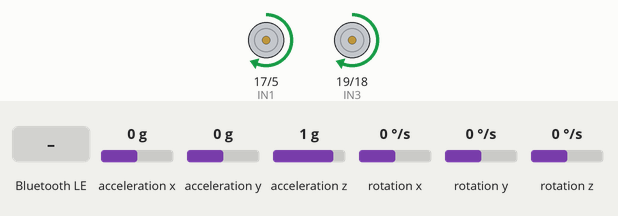
Recording of a sketch running on a simulated ESP32. Parts: motor-driver pin pairs drawn as motors (green arrow = first pin HIGH = forward, orange = second pin HIGH = backward, longer = more drive, scaled by the enable pin). Wiring (inferred from the names in the program): MPU-6050 motion sensor at I2C address 0x68. Inputs (shaded band) come from the test bench; at power-on: acceleration y 0 g, rotation x 0 °/s, acceleration x 0 g, acceleration z 1 g, rotation y 0 °/s, rotation z 0 °/s. Nothing arrives over Bluetooth unless stated; a phone connects over Bluetooth LE 3 s after start; what the sketch prints to the serial monitor is not drawn.

Above: at 1.2 s.
1.3 s: acceleration y set to -0.3 g
At 3.71 s:
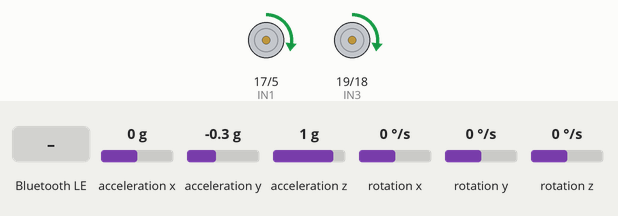
At 4.14 s:
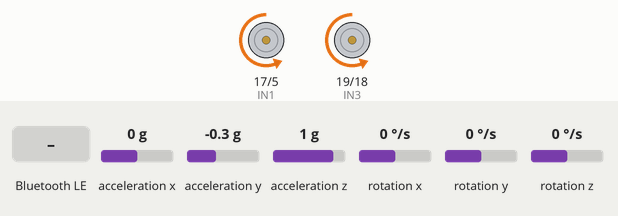
4.3 s: rotation x set to 100 °/s
At 5.7 s:
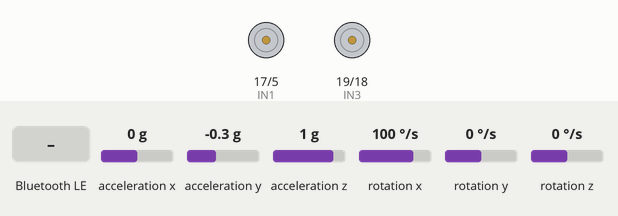
6.3 s: Bluetooth LE write "PID:" received
7.8 s: Bluetooth LE write "MODE:" received
9.3 s: rotation x set to -52 °/s
12.3 s: rotation x set to -61 °/s
Timing chart, 0 to 15.3 s (numbered marks = the images above; inputs shaded):
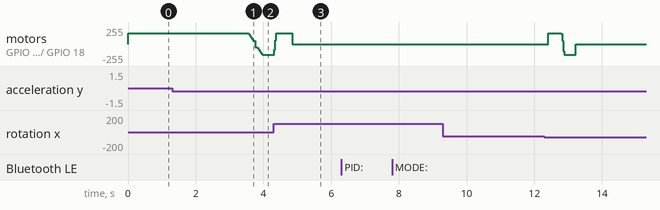

The sketch:

final_assignment_2.ino
```cpp
#include <Arduino.h>

#include <Wire.h>

#include <BLEDevice.h>

#include <BLEServer.h>

#include <BLEUtils.h>

#include <BLE2902.h>

#include <String.h>


// Define I2C pins

#define I2C_SDA 23

#define I2C_SCL 22


// Motor pins for L298N

#define ENA 16

#define IN1 17

#define IN2 5

#define IN3 19

#define IN4 18

#define ENB 21


// MPU6050 settings

const int MPU6050_ADDR = 0x68;

const int PWR_MGMT_1 = 0x6B;

const int ACCEL_XOUT_H = 0x3B;

const int ACCEL_YOUT_H = 0x3D;

const int ACCEL_ZOUT_H = 0x3F;

const int GYRO_XOUT_H = 0x43;

const int GYRO_YOUT_H = 0x45;

const int GYRO_ZOUT_H = 0x47;


// Sensor data

int16_t rawAccX, rawAccY, rawAccZ;

int16_t rawGyroX, rawGyroY, rawGyroZ;

const float ACCEL_SENSITIVITY = 16384.0;

const float GYRO_SENSITIVITY = 131.0;

float accX, accY, accZ;

float gyroX, gyroY, gyroZ;

float angle;


// Complementary filter

const float ALPHA = 0.98;

float lastTime;

float dt;


// PID variables

float KP = 60;

float KI = 100;

float KD = 2.2;

float setpoint = -7;

float defaultSetpoint = 0;

float error, lastError;

float integral, derivative;

float pidOutput;


// Motor speed constraints

const int MAX_PWM = 160;

const int MIN_PWM = 50;


// Mode control

int mode = 0;

float turnFactor = 0.0;


// BLE Configuration

#define SERVICE_UUID "4fafc201-1fb5-459e-8fcc-c5c9c331914b"

#define CHARACTERISTIC_UUID "beb5483e-36e1-4688-b7f5-ea07361b26a8"

BLEServer* pServer = NULL;

BLECharacteristic* pCharacteristic = NULL;

bool deviceConnected = false;


class MyServerCallbacks : public BLEServerCallbacks {

void onConnect(BLEServer* pServer) {

deviceConnected = true;

Serial.println("Thiết bị đã kết nối");

}

void onDisconnect(BLEServer* pServer) {

deviceConnected = false;

Serial.println("Thiết bị ngắt kết nối");

BLEDevice::startAdvertising();

}


};


class MyCharacteristicCallbacks : public BLECharacteristicCallbacks {

void onWrite(BLECharacteristic *pCharacteristic) {

String value = pCharacteristic->getValue().c_str();

if (value.length() == 0) return;

Serial.print("Nhận dữ liệu: "); Serial.println(value);

if (value.startsWith("PID:")) {

String pidData = value.substring(4);

int firstComma = pidData.indexOf(',');

int secondComma = pidData.indexOf(',', firstComma + 1);

int thirdComma = pidData.indexOf(',', secondComma + 1);

if (firstComma != -1 && secondComma != -1 && thirdComma != -1) {

String kpStr = pidData.substring(0, firstComma);

String kiStr = pidData.substring(firstComma + 1, secondComma);

String kdStr = pidData.substring(secondComma + 1, thirdComma);

String spStr = pidData.substring(thirdComma + 1);

if (kpStr.length() > 0 && kiStr.length() > 0 && kdStr.length() > 0 && spStr.length() > 0) {

float newKP = kpStr.toFloat();

float newKI = kiStr.toFloat();

float newKD = kdStr.toFloat();

float newSetpoint = spStr.toFloat();

KP = constrain(newKP, 0.0, 3000.0);

KI = constrain(newKI, 0.0, 3000.0);

KD = constrain(newKD, 0.0, 3000.0);

setpoint = constrain(newSetpoint, -10.0, 10.0);

error = 0;

lastError = 0;

integral = 0;

Serial.print("PID mới - KP: "); Serial.print(KP);

Serial.print(", KI: "); Serial.print(KI);

Serial.print(", KD: "); Serial.print(KD);

Serial.print(", Setpoint: "); Serial.println(setpoint);

}

}

} else if (value.startsWith("MODE:")) {

int newMode = value.substring(5).toInt();

if (newMode == 0 || newMode == 1) {

mode = newMode;

setpoint = defaultSetpoint;

turnFactor = 0.0;

error = 0;

lastError = 0;

integral = 0;

Serial.print("Chuyển chế độ: "); Serial.println(mode == 0 ? "Tự cân bằng" : "Điều khiển");

}

} else if (value.startsWith("CMD:")) {

String cmd = value.substring(4);

if (mode == 1) {

if (cmd == "FWD") {

setpoint = defaultSetpoint + 0.8;

turnFactor = 0.0;

Serial.println("Lệnh: Tiến");

} else if (cmd == "BWD") {

setpoint = defaultSetpoint - 0.8;

turnFactor = 0.0;

Serial.println("Lệnh: Lùi");

} else if (cmd == "LEFT") {

setpoint = defaultSetpoint;

turnFactor = -0.5;

Serial.println("Lệnh: Rẽ trái");

} else if (cmd == "RIGHT") {

setpoint = defaultSetpoint;

turnFactor = 0.5;

Serial.println("Lệnh: Rẽ phải");

} else if (cmd == "STOP") {

setpoint = defaultSetpoint;

turnFactor = 0.0;

Serial.println("Lệnh: Dừng");

}

}

}

}

};


void setup() {

Serial.begin(115200);

pinMode(ENA, OUTPUT);

pinMode(IN1, OUTPUT);

pinMode(IN2, OUTPUT);

pinMode(IN3, OUTPUT);

pinMode(IN4, OUTPUT);

pinMode(ENB, OUTPUT);

stopMotors();

Wire.begin(I2C_SDA, I2C_SCL);

Wire.beginTransmission(MPU6050_ADDR);

Wire.write(PWR_MGMT_1);

Wire.write(0x00);

Wire.endTransmission(true);

BLEDevice::init("1000diem");

pServer = BLEDevice::createServer();

pServer->setCallbacks(new MyServerCallbacks());

BLEService *pService = pServer->createService(SERVICE_UUID);

pCharacteristic = pService->createCharacteristic(

CHARACTERISTIC_UUID,

BLECharacteristic::PROPERTY_READ |

BLECharacteristic::PROPERTY_WRITE |

BLECharacteristic::PROPERTY_NOTIFY |

BLECharacteristic::PROPERTY_INDICATE

);

pCharacteristic->addDescriptor(new BLE2902());

pCharacteristic->setCallbacks(new MyCharacteristicCallbacks());

pService->start();

BLEAdvertising *pAdvertising = BLEDevice::getAdvertising();

pAdvertising->addServiceUUID(SERVICE_UUID);

pAdvertising->setScanResponse(true);

pAdvertising->setMinPreferred(0x06);

BLEDevice::startAdvertising();

Serial.println("Bắt đầu quảng bá BLE");

lastTime = micros() / 1000000.0;

}


void controlMotor1(int speed, bool forward) {

if (speed == 0) {

digitalWrite(IN1, LOW);

digitalWrite(IN2, LOW);

analogWrite(ENA, 0);

return;

}

digitalWrite(IN1, forward ? HIGH : LOW);

digitalWrite(IN2, forward ? LOW : HIGH);

analogWrite(ENA, constrain(speed, 0, MAX_PWM));

}


void controlMotor2(int speed, bool forward) {

if (speed == 0) {

digitalWrite(IN3, LOW);

digitalWrite(IN4, LOW);

analogWrite(ENB, 0);

return;

}

digitalWrite(IN3, forward ? HIGH : LOW);

digitalWrite(IN4, forward ? LOW : HIGH);

analogWrite(ENB, constrain(speed, 0, MAX_PWM));

}


void stopMotors() {

digitalWrite(IN1, LOW);

digitalWrite(IN2, LOW);

digitalWrite(IN3, LOW);

digitalWrite(IN4, LOW);

analogWrite(ENA, 0);

analogWrite(ENB, 0);

}


bool readMPU6050() {

int retries = 3;

while (retries > 0) {

Wire.beginTransmission(MPU6050_ADDR);

Wire.write(ACCEL_XOUT_H);

if (Wire.endTransmission(false) == 0 && Wire.requestFrom(MPU6050_ADDR, 6, true) == 6) {

rawAccX = (Wire.read() << 8) | Wire.read();

rawAccY = (Wire.read() << 8) | Wire.read();

rawAccZ = (Wire.read() << 8) | Wire.read();

Wire.beginTransmission(MPU6050_ADDR);

Wire.write(GYRO_XOUT_H);

if (Wire.endTransmission(false) == 0 && Wire.requestFrom(MPU6050_ADDR, 6, true) == 6) {

rawGyroX = (Wire.read() << 8) | Wire.read();

rawGyroY = (Wire.read() << 8) | Wire.read();

rawGyroZ = (Wire.read() << 8) | Wire.read();

accX = rawAccX / ACCEL_SENSITIVITY;

accY = rawAccY / ACCEL_SENSITIVITY;

accZ = rawAccZ / ACCEL_SENSITIVITY;

gyroX = rawGyroX / GYRO_SENSITIVITY;

gyroY = rawGyroY / GYRO_SENSITIVITY;

gyroZ = rawGyroZ / GYRO_SENSITIVITY;

return true;

}

}

retries--;

delay(10);

}

Serial.println("Lỗi đọc MPU6050 sau nhiều lần thử");

return false;

}


void calculateAngle() {

float currentTime = micros() / 1000000.0;

dt = currentTime - lastTime;

lastTime = currentTime;

float accAngle = atan2(accY, accZ) * 180.0 / PI;

static float gyroAngle = 0.0;

gyroAngle += gyroX * dt;

angle = ALPHA * (angle + gyroX * dt) + (1.0 - ALPHA) * accAngle;

}


void loop() {

if (!deviceConnected && mode == 1) {

Serial.println("BLE ngắt kết nối, chuyển về tự cân bằng");

mode = 0;

setpoint = defaultSetpoint;

turnFactor = 0.0;

error = 0;

lastError = 0;

integral = 0;

}

if (!readMPU6050()) {

stopMotors();

Serial.println("Lỗi đọc MPU6050, thử lại...");

delay(100);

return;

}


calculateAngle();

if (abs(angle) > 30) {

stopMotors();

Serial.println("Góc nghiêng quá lớn, dừng động cơ");

delay(100);

return;

}

error = -setpoint + angle;

integral += error * dt;

integral = constrain(integral, -1000, 1000);

derivative = (error - lastError) / dt;

pidOutput = KP * error + KI * integral + KD * derivative;

pidOutput = constrain(pidOutput, -MAX_PWM, MAX_PWM);

lastError = error;

int baseMotorSpeed = abs(pidOutput);

baseMotorSpeed = constrain(baseMotorSpeed, 0, MAX_PWM);

if (baseMotorSpeed < MIN_PWM && baseMotorSpeed > 0) {

baseMotorSpeed = MIN_PWM;

}

int motor1Speed = baseMotorSpeed;

int motor2Speed = baseMotorSpeed;

if (mode == 1 && turnFactor != 0.0) {

motor1Speed = baseMotorSpeed * (1.0 - turnFactor);

motor2Speed = baseMotorSpeed * (1.0 + turnFactor);

motor1Speed = constrain(motor1Speed, 0, MAX_PWM);

motor2Speed = constrain(motor2Speed, 0, MAX_PWM);

}

bool forward = pidOutput >= 0;

controlMotor1(motor1Speed, forward);

controlMotor2(motor2Speed, forward);

if (deviceConnected) {

String data =

String(accX, 2) + "," +

String(accY, 2) + "," +

String(accZ, 2) + "," +

String(gyroX, 2) + "," +

String(gyroY, 2) + "," +

String(gyroZ, 2) + "," +

String(angle, 2) + "," +

String(baseMotorSpeed) + "," +

String(mode);

pCharacteristic->setValue(data.c_str());

pCharacteristic->notify();

}

Serial.print("Chế độ: "); Serial.print(mode == 0 ? "Tự cân bằng" : "Điều khiển");

Serial.print(" | Góc: "); Serial.print(angle, 2);

Serial.print(" | Sai số: "); Serial.print(error, 2);

Serial.print(" | PID: "); Serial.print(pidOutput, 2);

Serial.print(" | Tốc độ 1: "); Serial.print(motor1Speed);

Serial.print(" | Tốc độ 2: "); Serial.print(motor2Speed);

Serial.print(" | Hướng: "); Serial.println(forward ? "Tiến" : "Lùi");

delay(20);

}
```

Measured:
- the behaviour switches between -0.2 and -0.3 g on acceleration y (found by bisection; images 0 and 1)
- after the input at 1.3 s, motor on GPIO 17 (IN1) / GPIO 5 (IN2), motor on GPIO 19 (IN3) / GPIO 18 (IN4): moves from forward 160/255 to backward 160/255 over 0.39 s, starting after 2.3 s
- after the input at 4.3 s, motor on GPIO 17 (IN1) / GPIO 5 (IN2), motor on GPIO 19 (IN3) / GPIO 18 (IN4): backward 160/255 → forward 160/255 at once, → stopped 0.53 s later
- after the input at 6.3 s, every drawn part: stays the same
- after the input at 7.8 s, every drawn part: stays the same
- after the input at 9.3 s, every drawn part: stays the same
